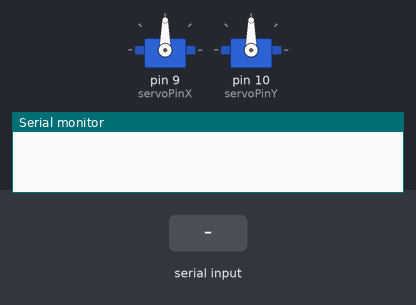
Simulated run of this sketch. Board: Arduino Uno, built with avr-gcc and run on an emulated ATmega328P. Shown: 2 × servo, the last lines printed to the serial monitor. The test bench sets the inputs (shaded band).

Above: at 1.2 s.
1.3 s: "90,45\n" received over Serial
At 2.4 s:
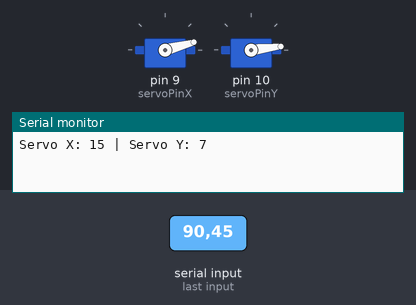
2.8 s: "30,150\n" received over Serial
At 3.5 s:
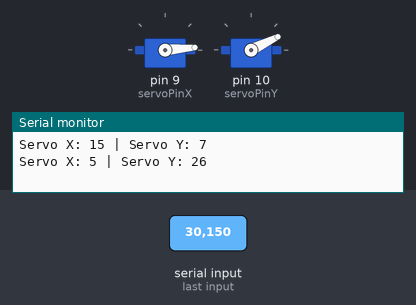
4.3 s: "200\n" received over Serial
At 4.6 s:
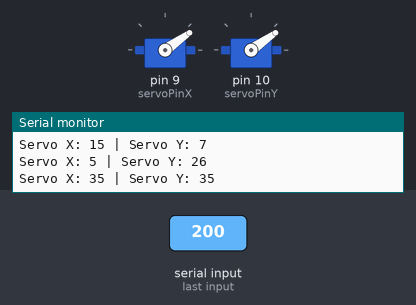
Timing chart, 0 to 7.3 s (numbered marks = the images above; inputs shaded):
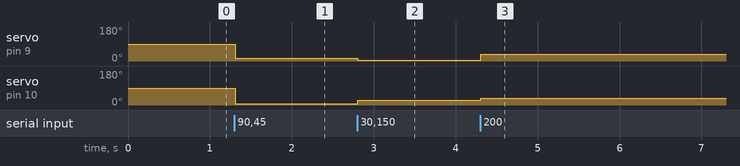

Measured:
- after the input at 1.3 s, servo on pin 9 (servoPinX): 90° → 15° at once; servo on pin 10 (servoPinY): 90° → 7° at once
- after the input at 2.8 s, servo on pin 9 (servoPinX): 15° → 5° at once; servo on pin 10 (servoPinY): 7° → 26° at once
- after the input at 4.3 s, servo on pin 9 (servoPinX): 5° → 35° at once; servo on pin 10 (servoPinY): 26° → 35° at once

The sketch:

ArduinoUnoServo.ino
```cpp
#include <Servo.h>

// Servo objects
Servo servoX;
Servo servoY;

// Pin assignments for servos
int servoPinX = 9;
int servoPinY = 10;

void setup() {
  // Attach servos
  servoX.attach(servoPinX);
  servoY.attach(servoPinY);

  // Start Serial communication with ESP32
  Serial.begin(9600);
}

void loop() {
  if (Serial.available()) {
    // Read the joystick data from the ESP32 (e.g., "512,768")
    String data = Serial.readStringUntil('\n');

    // Parse the received data
    int separatorIndex = data.indexOf(',');
    String xValStr = data.substring(0, separatorIndex);
    String yValStr = data.substring(separatorIndex + 1);

    int xVal = xValStr.toInt();
    int yVal = yValStr.toInt();

    // Map the joystick values to the servo angles (0 to 180 degrees)
    int servoXAngle = map(xVal, 0, 1023, 0, 180);
    int servoYAngle = map(yVal, 0, 1023, 0, 180);

    // Move the servos
    servoX.write(servoXAngle);
    servoY.write(servoYAngle);

    // Debug print
    Serial.println("Servo X: " + String(servoXAngle) + " | Servo Y: " + String(servoYAngle));
  }
}
```
